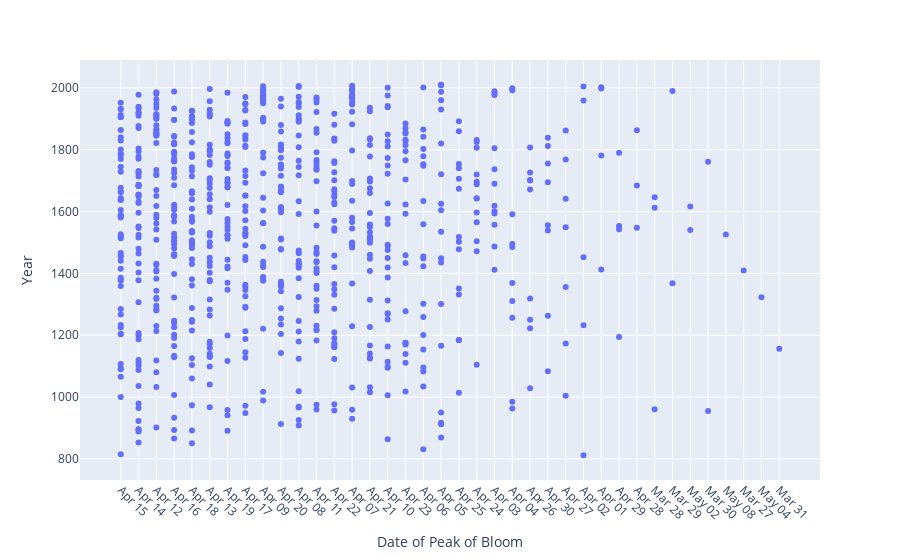

Here is the notebook cell this chart was saved with:
### Code cell
import plotly.express as px


fig = px.scatter(df, x='Date', y="Year")
fig.update_layout(yaxis_title="Year") 
fig.update_layout(xaxis_title="Date of Peak of Bloom") 
fig.update_layout(barmode='stack', xaxis={'categoryorder':'total descending'})
fig.update_xaxes(tickangle=45) 
fig.show()
#fig.show("png")

### Figure 1 — Plotly figure (JSON) as saved in the notebook; plotly's stock layout.template omitted (floating-point values rounded to 4 significant figures; data arrays with more than 128 entries replaced by an {"elided": "..."} marker saying what was removed)
{"data": [{"hovertemplate": "Date=%{x}<br>Year=%{y}<extra></extra>", "legendgroup": "", "marker": {"color": "#636efa", "symbol": "circle"}, "mode": "markers", "name": "", "orientation": "v", "showlegend": false, "type": "scatter", "x": {"elided": "785 str values"}, "xaxis": "x", "y": {"elided": "785 int values"}, "yaxis": "y"}], "layout": {"barmode": "stack", "legend": {"tracegroupgap": 0}, "margin": {"t": 60}, "xaxis": {"anchor": "y", "categoryorder": "total descending", "domain": [0, 1], "tickangle": 45, "title": {"text": "Date of Peak of Bloom"}}, "yaxis": {"anchor": "x", "domain": [0, 1], "title": {"text": "Year"}}}}
